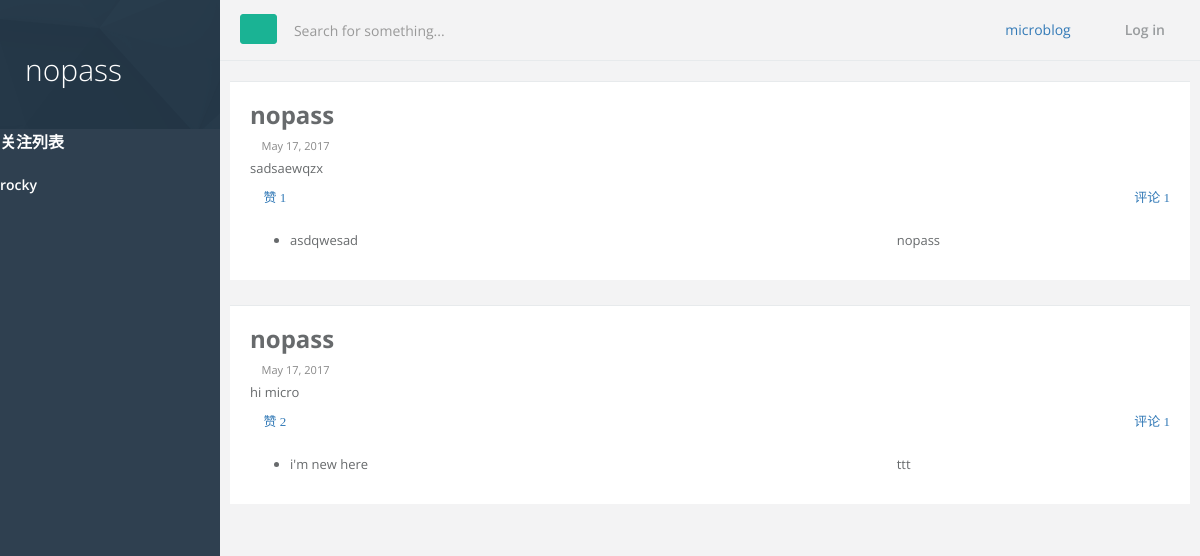
The page /7/home on the database its author committed.
### account/models.py (models this page shows, shortened)
class User(models.Model):
    name = models.CharField(max_length=30)
    password = models.CharField(max_length=8)
    followed_user = models.ManyToManyField('User',related_name='follow',default="")
    follower_user = models.ManyToManyField('User',related_name='follower',default="")

### app/models.py (models this page shows, shortened)
class Content(models.Model):
    text = models.CharField(max_length=139)
    date = models.DateField(auto_now_add=True)
    up_num = models.IntegerField(default=0)
    UID = models.ForeignKey('account.User',on_delete=models.CASCADE,related_name='owner')
    UP = models.ManyToManyField('account.User',related_name='con_up')

class Comment(models.Model):
    UID = models.ForeignKey('account.User',on_delete=models.CASCADE)
    text = models.CharField(max_length= 100)
    date = models.DateField(auto_now_add=True)
    up_num = models.IntegerField(default=0)
    CID = models.ForeignKey('Content',on_delete=models.CASCADE,related_name='owner')
    UP = models.ManyToManyField('account.User',related_name='com_up')

### app/views.py (the view)
# urls.py: url(r'^(?P<uid>\d+)/home', home, name='home'),
def home(request,uid):
    try:
        name = request.session.get('UID')
        user = User.objects.get(name=name)
    except:
        user = User.objects.none()
    request.session['frompage'] = ('/%s/home/' % uid)
    host = User.objects.get(id=uid)
    content_list = host.owner.all()
    return render_to_response('home.html', {'user': user, 'host': host, 'content_list': content_list.order_by('-id')})

### app/templates/home.html (shortened to what this page needs)
<!DOCTYPE html>
 {% load staticfiles %}
<html lang="en">
<head>
    <link href="{% static 'css/bootstrap.min.css' %}" rel="stylesheet">
    <link href="{% static 'font-awesome/css/font-awesome.css' %}" rel="stylesheet">
    <link href="{% static 'css/plugins/toastr/toastr.min.css' %}" rel="stylesheet">
    <link href="{% static 'css/animate.css' %}" rel="stylesheet" >
    <link href="{% static 'css/style.css' %}" rel="stylesheet">
</head>
<body>
    <div id="wrapper">
        <nav class="navbar-default navbar-static-side"-- role="navigation">
        <div class="sidebar-collapse">
            <ul class="nav metismenu" id="side-menu">
                <li class="nav-header">
                    <div class="dropdown profile-element">
                        <h1 style="color:white">{{host.name}}</h1>
                    </div>
                </li>
                <div class="ibox"><h3 style="color:white">关注列表</h3></div></li>
                {% for people in host.follow.all %}
                {% ifequal people host %}
                {% else %}
                <li><div class="ibox">
                        <a href="{% url 'home' people.id %}" class="btn-link"><h4 style="color:white">{{people.name}}</h4></a>
                </div></li>
                {% endifequal %}
                {% endfor %}
            </ul>
        </div>
        </nav>
        <div id="page-wrapper" class="gray-bg">
        <div class="row border-bottom">
        <nav class="navbar navbar-static-top" role="navigation" style="margin-bottom: 0">
        <div class="navbar-header">
            <button class="navbar-minimalize minimalize-styl-2 btn btn-primary "><i class="fa fa-bars"></i> </button>
            <form role="search" class="navbar-form-custom" action="{% url 'search' %} ">
                <div class="form-group">
                    <input type="text" placeholder="Search for something..." class="form-control" name="text" id="top-search">
                </div>
            </form>
        </div>
            <ul class="nav navbar-top-links navbar-right">
                <li>
                    <span class="m-r-sm text-muted welcome-message"><a href="/main/">microblog</a></span>
                </li>
                <li>
                    <a href="../../login">
                        {% if user %}
                        <i class="fa fa-sign-out"></i> Log out
                        {% else %}
                        <i class="fa fa-sign-in"></i> Log in
                        {% endif %}
                    </a>
                </li>
            </ul>
        </nav>
        </div>
        <div class="wrapper wrapper-content  animated fadeInRight blog">
            <div class="row">
                {% for content in content_list %}
                <div class="ibox">
                    <div class="ibox-content">
                        <div class="row">
                            <div class="col-md-6 column">
                                <a href="{% url 'home' content.UID.id %}" class="btn-link">
                                    <h2><strong>
                                        {{content.UID.name}}
                                    </strong></h2></a>
                            </div>
                            <div class="col-md-6 column">
                            </div>
                        </div>
                        <div class="small m-b-xs">
                            <span class="text-muted"><i class="fa fa-clock-o"></i> {{ content.date }}</span>
                        </div>
                        <p>
                            {{content.text}}
                        </p>
                        <div class="row">
                            <div class="col-md-6">
                                <i class="fa fa-eye"><a href="{% url 'up_link' content.id %}" > 赞 {{ content.UP.count }}</a></i>
                            </div>
                            <div class="col-md-6">
                                <div class="text-right">
                                    <div> <i class="fa fa-comments-o"> <a href="{% url 'comment_link' content.id %}",target = "_blank">评论 {{ content.owner.count }}</a></i></div>
                                </div>
                            </div>
                        </div>
                        <div class="row">
                                <div ><ul>
                                    {% for comm in content.owner.all %}
                                    <div class="ibox">
                                    <div class="col-md-8"><li role="presentation">
                                    <p> {{ comm.text }}</p>
                                    </div>
                                    <div class="col-md-4">
                                        <p>{{ comm.UID.name }}</p>
                                    </div></li></div>
                                    {% endfor %}
                                </ul></div>
                            </div>
                    </div>
                </div>
                {% endfor %}
            </div>
        </div>
        </div>
        </div>
</body>
</html>

### rows shown on the page
User: name "nopass"
User: name "rocky"
Content: UID.name "nopass", date "May 17, 2017", text "sadsaewqzx", UP.count "1", owner.count "1"
Comment: text "asdqwesad", UID.name "nopass"
Content: UID.name "nopass", date "May 17, 2017", text "hi micro", UP.count "2", owner.count "1"
Comment: text "i'm new here", UID.name "ttt"
